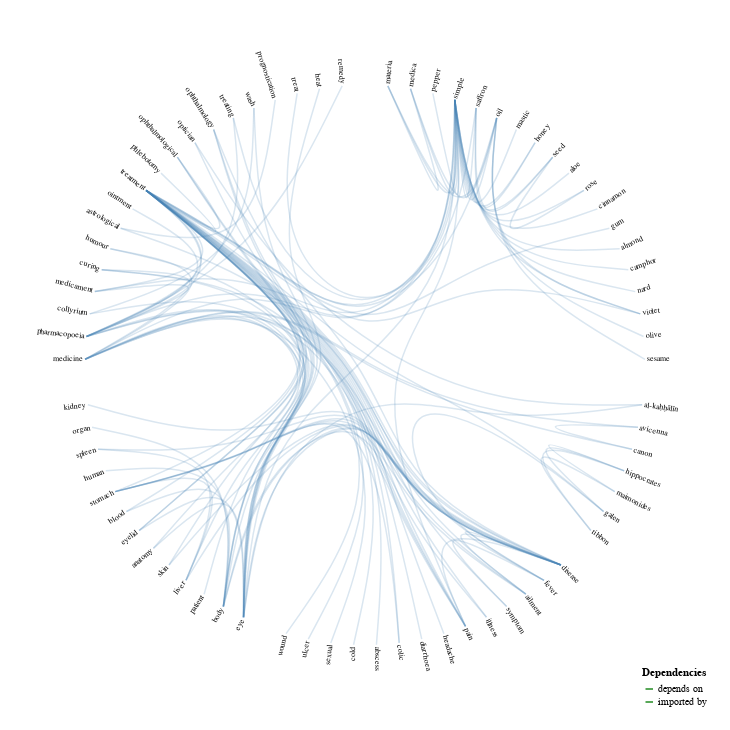

This figure's notebook cell:
### Code cell
alt.vega.v3.vega(vega_radial_co_occurance_json)
